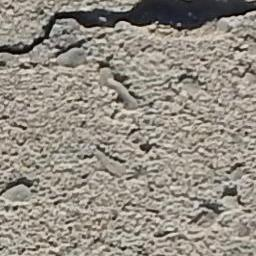
#> input picture sample images/Dataset_new/Cracked/038-100.jpg, 256 x 256 px, found by its file name; its folder holds 4 pictures in this run
$ jupyter execute 'EDA of the dataset.ipynb'
#> lines starting #> are read from the running program, lines starting #| are printed output that depends on the picture; pictures that were not available may be replaced by others from this repository, and a replacement may not be noted
[cell 1]
import os
import matplotlib.pyplot as plt

# Define dataset root path
dataset_path = './Dataset'  # Replace with actual path to SDNET2018

# Structure categories
categories = ['Decks', 'Pavements', 'Walls']
classes = ['Cracked', 'Non-cracked']

# Store counts
distribution = {cat: {cls: 0 for cls in classes} for cat in categories}
overall = {'Cracked': 0, 'Non-cracked': 0}

# Count images in each folder
for category in categories:
    for cls in classes:
        folder_path = os.path.join(dataset_path, category, cls)
        count = len(os.listdir(folder_path))
        distribution[category][cls] = count
        overall[cls] += count

# --- Plotting by category ---
fig, axs = plt.subplots(1, 3, figsize=(15, 4))
for idx, category in enumerate(categories):
    axs[idx].bar(distribution[category].keys(), distribution[category].values(), color=['tomato', 'steelblue'])
    axs[idx].set_title(f'{category} - Class Distribution')
    axs[idx].set_ylabel('Image Count')
    axs[idx].set_ylim(0, max(max(overall.values()), 1) + 100)

plt.tight_layout()
plt.show()
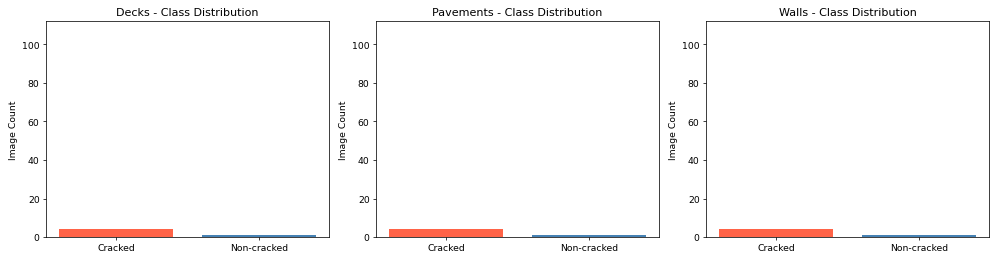
#> figure drawn by matplotlib, 3 panels

# --- Plotting overall distribution ---
plt.figure(figsize=(5, 4))
plt.bar(overall.keys(), overall.values(), color=['tomato', 'steelblue'])
plt.title('Overall Class Distribution')
plt.ylabel('Total Image Count')
plt.show()
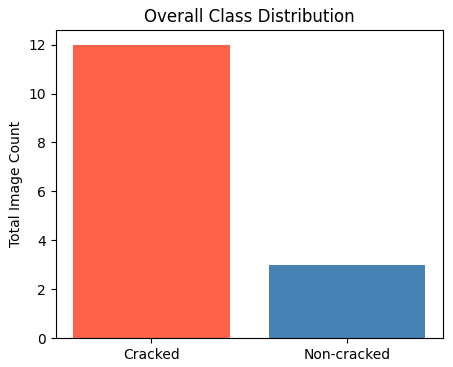
#> figure drawn by matplotlib, 1 panel

[cell 2]
import os
from PIL import Image
import matplotlib.pyplot as plt
from collections import defaultdict

# Initialize dictionaries to store dimension counts
dimension_counts = {
    'Cracked': defaultdict(int),
    'Non-cracked': defaultdict(int)
}

# Loop through each category and class
for category in categories:
    for cls in classes:
        folder_path = os.path.join(dataset_path, category, cls)
        for file in os.listdir(folder_path):
            file_path = os.path.join(folder_path, file)
            try:
                with Image.open(file_path) as img:
#> img is the input picture: PIL image 256x256 RGB; mean R, G, B 149, 142.2, 132
                    dimensions = img.size  # (width, height)
#> dimensions = (256, 256)
                    dimension_counts[cls][dimensions] += 1
            except Exception as e:
                print(f"Error reading {file_path}: {e}")

# Plot the results
for cls in classes:
    dims = list(dimension_counts[cls].keys())
    counts = list(dimension_counts[cls].values())
    dim_labels = [f'{w}x{h}' for (w, h) in dims]

    plt.figure(figsize=(8, 4))
    plt.bar(dim_labels, counts, color='orange' if cls == 'Cracked' else 'steelblue')
    plt.title(f'Image Dimension Distribution - {cls}')
    plt.xlabel('Dimensions (width x height)')
    plt.ylabel('Number of Images')
    plt.xticks(rotation=45)
    plt.tight_layout()
    plt.show()
#> this loop made 2 passes
#> cls on passes 1 to 2: 'Cracked', 'Non-cracked'
#> pass 1, `plt.show()`:
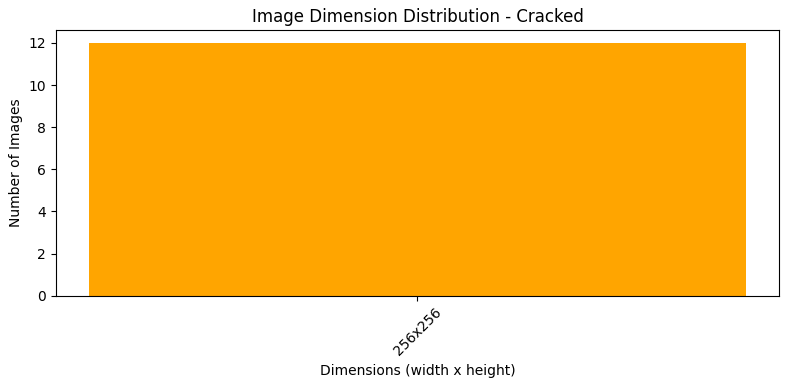
#> figure drawn by matplotlib, 1 panel
#> pass 2, `plt.show()`:
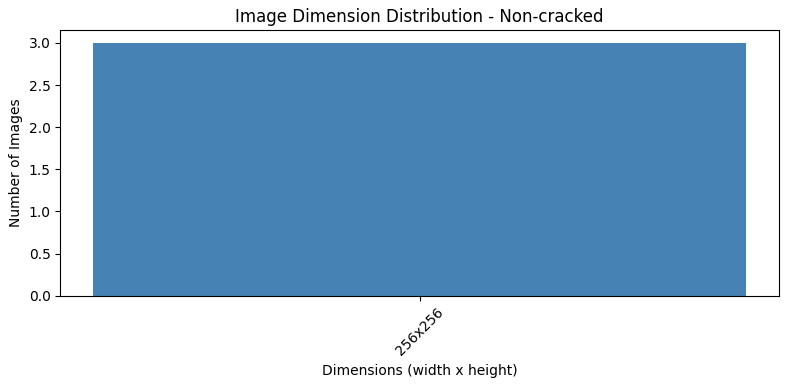
#> figure drawn by matplotlib, 1 panel

[cell 3]
import os
import cv2
import numpy as np
import matplotlib.pyplot as plt
import random

sample_size = 30

def collect_image_paths():
    image_paths = {'Cracked': [], 'Non-cracked': []}
    for category in categories:
        for cls in classes:
            folder = os.path.join(dataset_path, category, cls)
            files = [os.path.join(folder, f) for f in os.listdir(folder) if f.endswith('.jpg')]
            sampled = random.sample(files, min(sample_size, len(files)))
            image_paths[cls].extend(sampled)
    return image_paths

def plot_histogram(image_paths, cls_label, color_mode='grayscale'):
#> called with cls_label = 'Overall Dataset - Cracked', color_mode = 'grayscale'
    all_pixels = []

    for path in image_paths:
        if color_mode == 'grayscale':
            img = cv2.imread(path, cv2.IMREAD_GRAYSCALE)
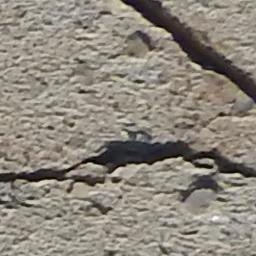
#> input picture sample images/Dataset_new/Cracked/038-107.jpg, 256 x 256 px, found by its file name
#> img: shape (256, 256); min 0, max 255, mean 136.2
        else:
            img = cv2.imread(path)  # BGR
        if img is not None:
            all_pixels.append(img)

    if color_mode == 'grayscale':
        pixel_values = np.concatenate([img.flatten() for img in all_pixels])
        plt.hist(pixel_values, bins=256, color='gray', alpha=0.7)
        plt.title(f"{cls_label} - Grayscale Intensity")
        plt.xlabel("Pixel Intensity")
        plt.ylabel("Frequency")
        plt.grid(True)
        plt.show()
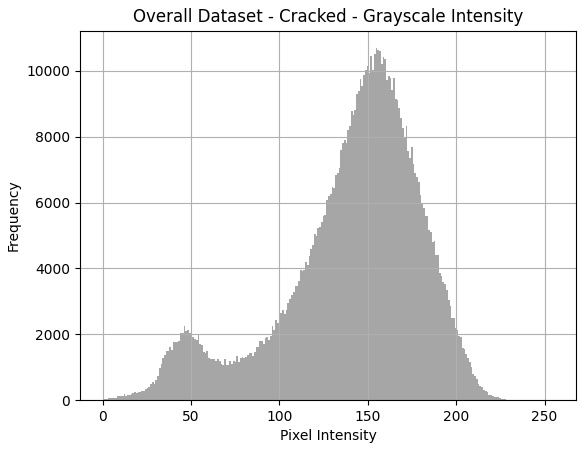
#> figure drawn by matplotlib, 1 panel; tallest bar 10686 high, from x = 154.4 to 155.4

    elif color_mode == 'rgb':
        color_map = ('b', 'g', 'r')
        for i, col in enumerate(color_map):
            pixel_values = np.concatenate([img[:, :, i].flatten() for img in all_pixels])
            plt.hist(pixel_values, bins=256, color=col, alpha=0.5, label=f'{col.upper()} channel')
        plt.title(f"{cls_label} - RGB Intensity")
        plt.xlabel("Pixel Intensity")
        plt.ylabel("Frequency")
        plt.legend()
        plt.grid(True)
        plt.show()

# Collect paths from all categories
all_image_paths = collect_image_paths()

# Plot for each class
for cls in classes:
    plot_histogram(all_image_paths[cls], f"Overall Dataset - {cls}", color_mode='grayscale')
    plot_histogram(all_image_paths[cls], f"Overall Dataset - {cls}", color_mode='rgb')
#> call 2 of plot_histogram, with cls_label = 'Overall Dataset - Cracked', color_mode = 'rgb'
#> in plot_histogram, img is the input picture: shape (256, 256, 3); mean B, G, R 124.8, 135.3, 142.1
#> in plot_histogram (call 2), `color_map = ('b', 'g', 'r')`: color_map = ('b', 'g', 'r')
#> the loop in plot_histogram (call 2), `for i, col in enumerate(color_map):` made 3 passes
#> in plot_histogram (call 2), `plt.show()`:
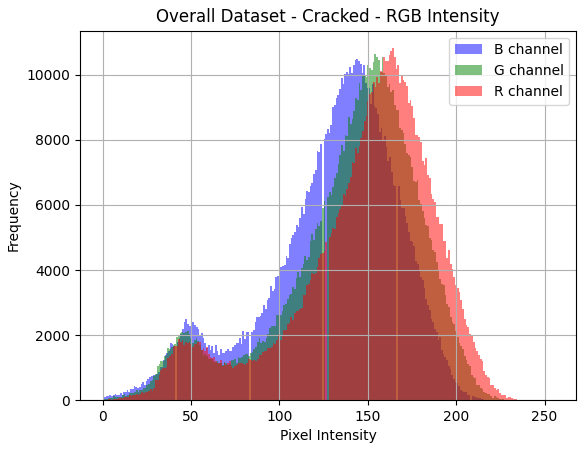
#> figure drawn by matplotlib, 1 panel; tallest bar 10470 high, from x = 143.6 to 144.5; tallest bar 10629 high, from x = 153.8 to 154.8; tallest bar 10815 high, from x = 163.7 to 164.7
